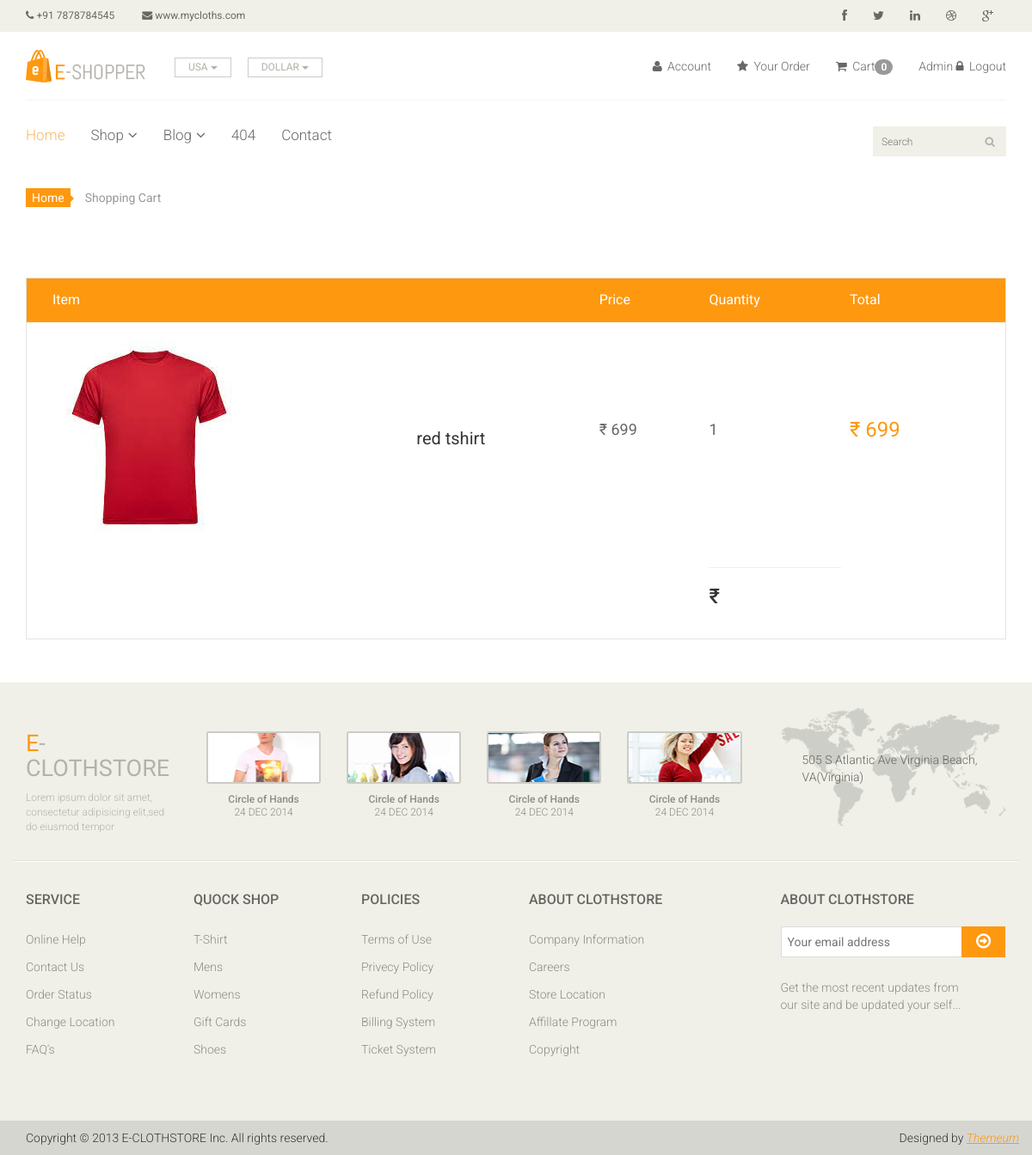
/order/ (signed in), run on the app's committed database.
### home/models.py (models this page shows, shortened)
class Order(models.Model):
    image = models.ImageField(upload_to='product/order')
    product = models.CharField(max_length=100, default='')
    user = models.ForeignKey(User, on_delete=models.CASCADE)
    price = models.IntegerField()
    quantity = models.CharField(max_length=5)
    total = models.CharField(max_length=10, default='')
    address = models.TextField()
    mobile = models.CharField(max_length=18)
    pincode = models.CharField(max_length=10)
    date = models.DateField(default=datetime.datetime.today)

### home/views.py (the view)
# urls.py: path('order/', views.order, name='yourorder'),
@login_required(login_url='/accounts/login/')
def order(request):
    uid = request.session.get('_auth_user_id')
    user = User.objects.get(pk=uid)
    order = Order.objects.filter(user=user)
    context = {'order':order}
    return render(request, 'home/order.html', context)

### home/templates/home/order.html
{% extends 'home/base.html' %}
{% block main %}
<section id="cart_items">
    <div class="container">
        <div class="breadcrumbs">
            <ol class="breadcrumb">
              <li><a href="#">Home</a></li>
              <li class="active">Shopping Cart</li>
            </ol>
        </div>
        <div class="table-responsive cart_info">
            <table class="table table-condensed">
                <thead>
                    <tr class="cart_menu">
                        <td class="image">Item</td>
                        <td class="description"></td>
                        <td class="price">Price</td>
                        <td class="quantity">Quantity</td>
                        <td class="total">Total</td>
                        <td></td>
                    </tr>
                </thead>
                <tbody>
                    <form action="/paymentdone">
                    {% for i in order  %}
                    <tr>
                        <td class="cart_product">
                            <a href=""><img src="{{i.image}}" alt=""></a>
                        </td>
                        <td class="cart_description">
                            <h4><a href="">{{i.product}}</a></h4>
                        </td>
                        <td class="cart_price">
                            <p>₹ {{i.price}}</p>
                        </td>
                        <td class="cart_price">
                            <div class="cart_quantity_button">
                                <p>{{i.quantity}}</p>
                            </div>
                        </td>
                        <td class="cart_total">
                            <p class="cart_total_price">₹ {{i.total}}</p>
                        </td>
                    </tr>
                    {% endfor %}
                    </form>
                </tbody>
                <tfoot>
                    <td></td>
                    <td></td>
                    <td></td>
                    <td>
                        <hr>
                        <h3>₹ {{cart_total_amount}}</h3>
                    </td>
                </tfoot>
            </table>
        </div>
    </div>
</section>
{% endblock %}

### home/templates/home/base.html (shortened to what this page needs)
<!DOCTYPE html>
<html lang="en">
<head>
    {% load static %}
    <link href="{% static 'css/bootstrap.min.css'  %}" rel="stylesheet">
    <link href="{% static 'css/font-awesome.min.css' %}" rel="stylesheet">
    <link href="{% static 'css/prettyPhoto.css' %}" rel="stylesheet">
    <link href="{% static 'css/price-range.css' %}" rel="stylesheet">
    <link href="{% static 'css/animate.css' %}" rel="stylesheet">
	<link href="{% static 'css/main.css' %}" rel="stylesheet">
	<link href="{% static 'css/responsive.css' %}" rel="stylesheet">
</head>
<body>
	<header id="header">
		<div class="header_top">
			<div class="container">
				<div class="row">
					<div class="col-sm-6">
						<div class="contactinfo">
							<ul class="nav nav-pills">
								<li><a href="#"><i class="fa fa-phone"></i> +91 7878784545</a></li>
								<li><a href="#"><i class="fa fa-envelope"></i> www.mycloths.com</a></li>
							</ul>
						</div>
					</div>
					<div class="col-sm-6">
						<div class="social-icons pull-right">
							<ul class="nav navbar-nav">
								<li><a href="#"><i class="fa fa-facebook"></i></a></li>
								<li><a href="#"><i class="fa fa-twitter"></i></a></li>
								<li><a href="#"><i class="fa fa-linkedin"></i></a></li>
								<li><a href="#"><i class="fa fa-dribbble"></i></a></li>
								<li><a href="#"><i class="fa fa-google-plus"></i></a></li>
							</ul>
						</div>
					</div>
				</div>
			</div>
		</div>
		<div class="header-middle">
			<div class="container">
				<div class="row">
					<div class="col-sm-4">
						<div class="logo pull-left">
							<a href="index.html"><img src="./static/images/home/logo.png" alt="" /></a>
						</div>
						<div class="btn-group pull-right">
							<div class="btn-group">
								<button type="button" class="btn btn-default dropdown-toggle usa" data-toggle="dropdown">
									USA
									<span class="caret"></span>
								</button>
							</div>
							<div class="btn-group">
								<button type="button" class="btn btn-default dropdown-toggle usa" data-toggle="dropdown">
									DOLLAR
									<span class="caret"></span>
								</button>
							</div>
						</div>
					</div>
					<div class="col-sm-8">
						<div class="shop-menu pull-right">
							<ul class="nav navbar-nav">
								<li><a href="#"><i class="fa fa-user"></i> Account</a></li>
								<li><a href="{% url 'yourorder'%}"><i class="fa fa-star"></i> Your Order</a></li>
								<li><a href="{% url 'cart_detail'%}"><i class="fa fa-shopping-cart"></i> Cart<span class="badge badge-secondary">{{request.session.cart|length}}</span</a></li>
							{% if user.is_authenticated %}
								<li><a href="{% url 'logout'%}">{{request.user.username|capfirst}}&nbsp;<i class="fa fa-lock"></i> Logout</a></li>
							{% else %}
								<li><a href="{% url 'login' %}"><i class="fa fa-lock"></i> Login</a></li>
							{% endif %}
							</ul>
						</div>
					</div>
				</div>
			</div>
		</div>
		<div class="header-bottom">
			<div class="container">
				<div class="row">
					<div class="col-sm-9">
						<div class="mainmenu pull-left">
							<ul class="nav navbar-nav collapse navbar-collapse">
								<li><a href="{% url 'home' %}" class="active">Home</a></li>
								<li class="dropdown"><a href="#">Shop<i class="fa fa-angle-down"></i></a>
                                </li>
								<li class="dropdown"><a href="#">Blog<i class="fa fa-angle-down"></i></a>
                                </li>
								<li><a href="404.html">404</a></li>
								<li><a href="{% url 'contactus'%}">Contact</a></li>
							</ul>
						</div>
					</div>
					<div class="col-sm-3">
						<form action="/search/" method="get">
						<div class="search_box pull-right">
							<input  name="query" type="text" placeholder="Search"/>
						</div>
						</form>
					</div>
				</div>
			</div>
		</div>
	</header>
    {% block main %}
    {% endblock %}
    <footer id="footer">
		<div class="footer-top">
			<div class="container">
				<div class="row">
					<div class="col-sm-2">
						<div class="companyinfo">
							<h2><span>e</span>-clothstore</h2>
							<p>Lorem ipsum dolor sit amet, consectetur adipisicing elit,sed do eiusmod tempor</p>
						</div>
					</div>
					<div class="col-sm-7">
						<div class="col-sm-3">
							<div class="video-gallery text-center">
								<a href="#">
									<div class="iframe-img">
										<img src="images/home/iframe1.png" alt="" />
									</div>
								</a>
								<p>Circle of Hands</p>
								<h2>24 DEC 2014</h2>
							</div>
						</div>
						<div class="col-sm-3">
							<div class="video-gallery text-center">
								<a href="#">
									<div class="iframe-img">
										<img src="images/home/iframe2.png" alt="" />
									</div>
								</a>
								<p>Circle of Hands</p>
								<h2>24 DEC 2014</h2>
							</div>
						</div>
						<div class="col-sm-3">
							<div class="video-gallery text-center">
								<a href="#">
									<div class="iframe-img">
										<img src="images/home/iframe3.png" alt="" />
									</div>
								</a>
								<p>Circle of Hands</p>
								<h2>24 DEC 2014</h2>
							</div>
						</div>
						<div class="col-sm-3">
							<div class="video-gallery text-center">
								<a href="#">
									<div class="iframe-img">
										<img src="images/home/iframe4.png" alt="" />
									</div>
								</a>
								<p>Circle of Hands</p>
								<h2>24 DEC 2014</h2>
							</div>
						</div>
					</div>
					<div class="col-sm-3">
						<div class="address">
							<img src="images/home/map.png" alt="" />
							<p>505 S Atlantic Ave Virginia Beach, VA(Virginia)</p>
						</div>
					</div>
				</div>
			</div>
		</div>
		<div class="footer-widget">
			<div class="container">
				<div class="row">
					<div class="col-sm-2">
						<div class="single-widget">
							<h2>Service</h2>
							<ul class="nav nav-pills nav-stacked">
								<li><a href="#">Online Help</a></li>
								<li><a href="{% url 'contactus'%}">Contact Us</a></li>
								<li><a href="#">Order Status</a></li>
								<li><a href="#">Change Location</a></li>
								<li><a href="#">FAQ’s</a></li>
							</ul>
						</div>
					</div>
					<div class="col-sm-2">
						<div class="single-widget">
							<h2>Quock Shop</h2>
							<ul class="nav nav-pills nav-stacked">
								<li><a href="#">T-Shirt</a></li>
								<li><a href="#">Mens</a></li>
								<li><a href="#">Womens</a></li>
								<li><a href="#">Gift Cards</a></li>
								<li><a href="#">Shoes</a></li>
							</ul>
						</div>
					</div>
					<div class="col-sm-2">
						<div class="single-widget">
							<h2>Policies</h2>
							<ul class="nav nav-pills nav-stacked">
								<li><a href="#">Terms of Use</a></li>
								<li><a href="#">Privecy Policy</a></li>
								<li><a href="#">Refund Policy</a></li>
								<li><a href="#">Billing System</a></li>
								<li><a href="#">Ticket System</a></li>
							</ul>
						</div>
					</div>
					<div class="col-sm-2">
						<div class="single-widget">
							<h2>About CLOTHSTORE</h2>
							<ul class="nav nav-pills nav-stacked">
								<li><a href="#">Company Information</a></li>
								<li><a href="#">Careers</a></li>
								<li><a href="#">Store Location</a></li>
								<li><a href="#">Affillate Program</a></li>
								<li><a href="#">Copyright</a></li>
							</ul>
						</div>
					</div>
					<div class="col-sm-3 col-sm-offset-1">
						<div class="single-widget">
							<h2>About CLOTHSTORE</h2>
							<form action="#" class="searchform">
								<input type="text" placeholder="Your email address" />
								<button type="submit" class="btn btn-default"><i class="fa fa-arrow-circle-o-right"></i></button>
								<p>Get the most recent updates from <br />our site and be updated your self...</p>
							</form>
						</div>
					</div>
				</div>
			</div>
		</div>
		<div class="footer-bottom">
			<div class="container">
				<div class="row">
					<p class="pull-left">Copyright © 2013 E-CLOTHSTORE Inc. All rights reserved.</p>
					<p class="pull-right">Designed by <span><a target="_blank" href="">Themeum</a></span></p>
				</div>
			</div>
		</div>
	</footer>
</body>
</html>

### data on the page
Order: image (picture), product "red tshirt", price "699", quantity "1", total "699"

### other printed values
{{ request.session.cart|length }} "0"
{{ request.user.username|capfirst }} "Admin"
